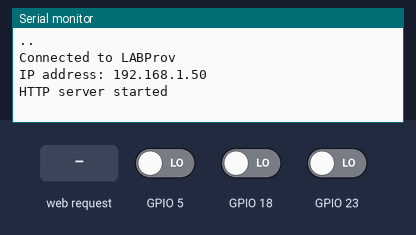
A sketch run on a simulated ESP32. Shown: the last lines printed to the serial monitor. Inputs (shaded band) come from the test bench; at power-on: GPIO 5 LOW, GPIO 18 LOW, GPIO 23 LOW. WiFi joins after 1.5 s; servers stay silent unless stated.

Above: at 3.2 s.
3.3 s: HTTP request GET / received
At 4.3 s:
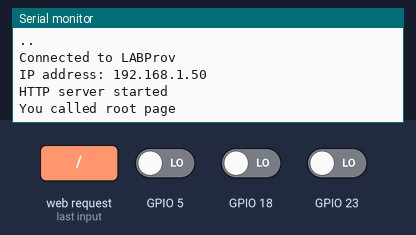
4.8 s: HTTP request GET /caixa received
At 5.5 s:
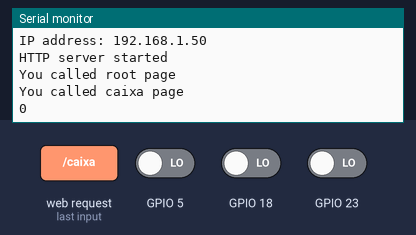

The sketch:

trabalhodehardwares_lora32.ino
```cpp
// Role do webserver
#include <WiFi.h>
#include <WiFiClient.h>
#include <WiFiAP.h>
#include <WebServer.h>
#include <ESPmDNS.h>

using namespace std;

bool isPressed = "";
int nivel = 0;

const char MAIN_page[] PROGMEM = R"=====(
<!DOCTYPE html>
<html>

<head>
    <style>
        /* TITULO */

        #tudo {
            padding-top: 3%;
            padding-left: 5%;
            padding-bottom: 10%;
            padding-right: 5%;
            font-family: 'Lucida Sans', 'Lucida Sans Regular', 'Lucida Grande', 'Lucida Sans Unicode', Geneva, Verdana, sans-serif;
        }

        #header {
            border-width: 5px;
            border-style: solid;
            border-color: #523312;
            border-radius: 35px;
            padding: 20px;
            background-color: #86EB97;
            display: flex;
            justify-content: space-evenly;
        }

        #titulo {
            font-size: 37px;
        }

        img {
            height: 180;
            width: 205;
        }

        /*

==============================================================================================================================================

INTERAÇÕES
*/


        #CxInterações {
            padding-top: 3%;
            padding-left: 5%;
            padding-bottom: 10%;
            padding-right: 5%;
            font-family: 'Lucida Sans', 'Lucida Sans Regular', 'Lucida Grande', 'Lucida Sans Unicode', Geneva, Verdana, sans-serif;
            display: flex;
            justify-content: space-around;
        }

        #CaixaDagua {
            border-width: 5px;
            border-style: solid;
            border-color: #523312;
            border-radius: 35px;
            padding: 20px;
            background-color: #86EB97;
            display: grid;
        }

        #Email {
            border-width: 5px;
            border-style: solid;
            border-color: #523312;
            border-radius: 35px;
            padding: 20px;
            background-color: #86EB97;
            display: grid;
            text-align: center;
        }

        #TXTcaixa {
            text-align: center;
        }

        #Rodape {
            background-color: #383838;
        }

        #TXTrodape {
            padding-top: 3%;
            padding-left: 5%;
            padding-bottom: 3%;
            padding-right: 5%;
            color: rgb(165, 165, 165);
            text-align: center;
        }

        #TituloCX {
            font-family: 'Lucida Sans', 'Lucida Sans Regular', 'Lucida Grande', 'Lucida Sans Unicode', Geneva, Verdana, sans-serif;
            text-align: center;
        }
    </style>
    <link rel="stylesheet" href="styles.css">
    <title>IF Resources</title>
    <meta charset="utf-8">
    <link rel="shortcut icon" href="https://upload.wikimedia.org/wikipedia/commons/5/54/Instituto_Federal_Marca_2015.svg">
</head>

<body>
    <div>
        <div id="tudo">
            <div id="header">
                <div id="titulo">
                    <h1>
                        IF Resources
                    </h1>
                </div>
                <div id="IF">
                    <br />
                    <img src="https://upload.wikimedia.org/wikipedia/commons/thumb/b/bd/Instituto_Federal_do_Rio_de_Janeiro_-_Marca_Vertical_2015.svg/200px-Instituto_Federal_do_Rio_de_Janeiro_-_Marca_Vertical_2015.svg.png">
                </div>
            </div>
        </div>
        <div id="CxInterações">
            <div id="CaixaDagua">
                <div id="TXTcaixa">
                    <h1>
                        Veja o nível da
                        <br />
                        Caixa D'água
                    </h1>
                    <a href="/caixa">
                        <img src="https://www.uberlandia.mg.gov.br/wp-content/uploads/2020/11/1_Prancheta-1-150x150.png">
                    </a>
                </div>
            </div>
            <div>
                <div id="Email">
                    <h1>
                        Envie-nos
                        <br />
                        um E-mail
                    </h1>
                    <a href="https://form.jotform.com/223453415694661">
                        <img src="https://www.pngmart.com/files/15/Email-Symbol-PNG-Transparent-Picture.png" alt="Image" height="150" width="150">
                    </a>
                </div>
            </div>
        </div>
        <div id="Rodape">
            <div id="TXTrodape">
                <h1>
                    Thomas o trem LTDA.
                </h1>
                <h3>
                    Gabriel Sales </br> Michael Monteiro de Lima </br> Miryam Estábila </br> </br>2020.1 / 2023.1 (se Deus quiser)
                </h3>
            </div>
        </div>
    </div>
</body>

</html>
)=====";

const char CAIXA_page[] PROGMEM = R"=====(
<html>

<head>
    <style>
        #tudo {
            padding-top: 3%;
            padding-left: 5%;
            padding-bottom: 10%;
            padding-right: 5%;
            font-family: 'Lucida Sans', 'Lucida Sans Regular', 'Lucida Grande', 'Lucida Sans Unicode', Geneva, Verdana, sans-serif;
        }

        #header {
            border-width: 5px;
            border-style: solid;
            border-color: #523312;
            border-radius: 35px;
            padding: 20px;
            background-color: #86EB97;
            display: flex;
            justify-content: space-evenly;
        }

        #titulo {
            font-size: 37px;
        }

        #TituloCX {
            font-family: 'Lucida Sans', 'Lucida Sans Regular', 'Lucida Grande', 'Lucida Sans Unicode', Geneva, Verdana, sans-serif;
            text-align: center;
        }
    </style>
    <link rel="stylesheet" href="styles.css">
    <meta charset="utf-8">
    <title>Caixa D'agua</title>
    <link rel="shortcut icon" href="https://upload.wikimedia.org/wikipedia/commons/5/54/Instituto_Federal_Marca_2015.svg">
</head>

<body>
    <div>
        <div id="tudo">
            <div id="header">
                <div id="titulo">
                    <h1>
                        IF Resources
                    </h1>
                </div>
                <div id="IF">
                      <br />
                    <img src="https://upload.wikimedia.org/wikipedia/commons/thumb/b/bd/Instituto_Federal_do_Rio_de_Janeiro_-_Marca_Vertical_2015.svg/200px-Instituto_Federal_do_Rio_de_Janeiro_-_Marca_Vertical_2015.svg.png">
                </div>
                </div>
            </div>
        </div>
        <div id="TituloCX">
            <h1>
                O nível da caixa d'água é: WATER_STATUS
            </h1>
        </div>

    </div>
</body>

</html>
)=====";
//---------------------------------------------------------------

// SSID and Password of your WiFi router
const char *ssid = "LABProv";
const char *password = "labprov1";
int buttonState = 0;

// Declare a global object variable from the ESP8266WebServer class.
WebServer server(80);

//===============================================================
// This routine is executed when you open its IP in browser
//===============================================================
void handleRoot()
{
    Serial.println("You called root page");
    server.send(200, "text/html", MAIN_page);
}

void handleCaixa()
{
    pinMode(5, INPUT);
    pinMode(18, INPUT);
    pinMode(23, INPUT);

    if (digitalRead(23) == 1)
    {
        nivel = 3;
    }

    else if (digitalRead(18) == 1)
    {
        nivel = 2;
    }

    else if (digitalRead(5) == 1)
    {
        nivel = 1;
    }
    else
    {
        nivel = 0;
    }

    Serial.println("You called caixa page");

    Serial.println(nivel);

    // Codigo que substitui dentro da string CAIXA_page a palavra chave WATER_STATUS pelo conteúdo desejado
    String html = CAIXA_page;
    html.replace("WATER_STATUS", "Nível " + (String)nivel);


    server.send(200, "text/html", html);
}


//==============================================================
//                   SETUP
//==============================================================
void setup(void)
{
    Serial.begin(115200);

    WiFi.begin(ssid, password); // Connect to your WiFi router
    Serial.println("");

    // Wait for connection
    while (WiFi.status() != WL_CONNECTED)
    {
        delay(1000);
        Serial.print(".");
    }

    // If connection successful show IP address in serial monitor
    Serial.println("");
    Serial.print("Connected to ");
    Serial.println(ssid);
    Serial.print("IP address: ");
    Serial.println(WiFi.localIP()); // IP address assigned to your ESP

    server.on("/", handleRoot); // Which routine to handle at root location. This is display page
    server.on("/caixa", handleCaixa);

    server.begin(); // Start server
    Serial.println("HTTP server started");
}
//==============================================================
//                     LOOP
//==============================================================

void loop(void)
{
    server.handleClient();
    delay(2); // allow the cpu to switch to other tasks

}
```

Measured:
- after the input at 3.3 s, the serial monitor: prints a new line at once (image 1)
- after the input at 4.8 s, the serial monitor: prints a new line at once (image 2)
